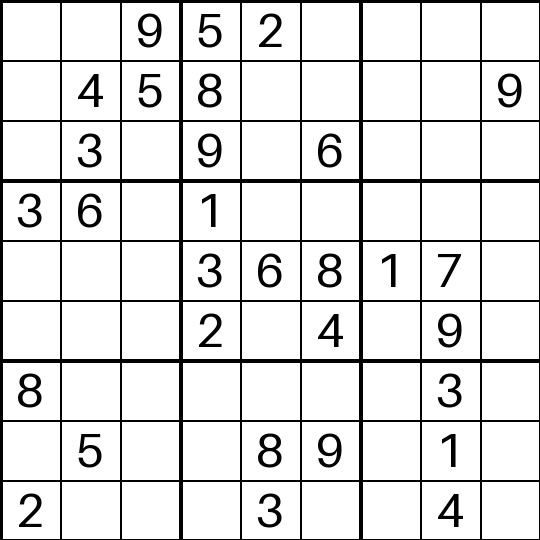

Here is the Python script that generated this plot:
import numpy as np
import gym
from gym import spaces
from PIL import Image, ImageDraw, ImageFont
import random

class SudokuEnv(gym.Env):
    metadata = {'render.modes': ['human']}

    def __init__(self, puzzle=None, cell_size=60, line_width=2, subgrid_line_width=4, font_size=48, num_clues=30):
        """
        Initialize the Sudoku environment.

        Args:
            puzzle (np.ndarray or None): A 9x9 numpy array representing the Sudoku puzzle. 
                                         0 denotes empty cells. If None, a random puzzle is generated.
            cell_size (int): Size of each cell in rendered image.
            line_width (int): Width of normal grid lines.
            subgrid_line_width (int): Width of thicker lines separating 3x3 subgrids.
            font_size (int): Font size for numbers in rendering.
            num_clues (int): Approximate number of clues to remain in the randomly generated puzzle.
                             The final number of clues may vary slightly.
        """
        super(SudokuEnv, self).__init__()
        
        self.action_space = spaces.MultiDiscrete([9, 9, 9])
        self.observation_space = spaces.Box(low=0, high=9, shape=(9,9), dtype=np.int32)
        
        self.cell_size = cell_size
        self.line_width = line_width
        self.subgrid_line_width = subgrid_line_width
        self.font_size = font_size
        self.num_clues = num_clues

        self.board_size = cell_size * 9
        
        # If puzzle is None, generate a random puzzle
        if puzzle is None:
            self.initial_puzzle = self._generate_puzzle(num_clues=self.num_clues)
        else:
            assert puzzle.shape == (9,9), "Puzzle must be a 9x9 grid"
            self.initial_puzzle = puzzle.copy()

        self.current_puzzle = None
        self.done = False
        
        try:
            self.font = ImageFont.truetype("arial.ttf", font_size)
        except:
            # Fallback if arial.ttf is not available
            self.font = ImageFont.load_default(size=font_size)

    def reset(self):
        self.current_puzzle = self.initial_puzzle.copy()
        self.done = False
        return self._get_observation()

    def step(self, action):
        if self.done:
            return self._get_observation(), 0, True, {}
        
        row, col, val = action
        reward = 0

        if self.current_puzzle[row, col] != 0:
            # Cell already filled
            reward = -1
        else:
            # Check legality
            if self._is_legal(row, col, val):
                self.current_puzzle[row, col] = val
                reward = 1
            else:
                reward = -1

        if self._is_solved():
            self.done = True

        return self._get_observation(), reward, self.done, {}

    def render(self, mode='human'):
        img = Image.new('RGB', (self.board_size, self.board_size), 'white')
        draw = ImageDraw.Draw(img)

        # Draw the grid lines
        for i in range(10):
            line_thickness = self.subgrid_line_width if i % 3 == 0 else self.line_width
            x = i * self.cell_size
            draw.line([(x, 0), (x, self.board_size)], fill='black', width=line_thickness)
            y = i * self.cell_size
            draw.line([(0, y), (self.board_size, y)], fill='black', width=line_thickness)

        # Draw the numbers
        for i in range(9):
            for j in range(9):
                val = self.current_puzzle[i, j]
                if val != 0:
                    text = str(val)
                    left, top, right, bottom = self.font.getbbox(text)
                    w = right - left
                    h = bottom - top
                    cell_x = j * self.cell_size
                    cell_y = i * self.cell_size
                    x_pos = cell_x + (self.cell_size - w) / 2
                    # Adjust y_pos so the number is centered vertically, or at least nicely placed
                    # Currently just placing at top; let's center in cell
                    y_pos = cell_y
                    draw.text((x_pos, y_pos), text, fill='black', font=self.font)

        return img

    def _get_observation(self):
        return self.current_puzzle.copy()

    def _is_legal(self, row, col, val):
        # Check row
        if val in self.current_puzzle[row, :]:
            return False
        # Check column
        if val in self.current_puzzle[:, col]:
            return False
        # Check 3x3 sub-grid
        box_row = (row // 3) * 3
        box_col = (col // 3) * 3
        if val in self.current_puzzle[box_row:box_row+3, box_col:box_col+3]:
            return False
        return True

    def _is_solved(self):
        if np.any(self.current_puzzle == 0):
            return False
        for i in range(9):
            row_vals = self.current_puzzle[i, :]
            col_vals = self.current_puzzle[:, i]
            if (len(set(row_vals)) != 9) or (len(set(col_vals)) != 9):
                return False
        for box_row in range(0,9,3):
            for box_col in range(0,9,3):
                box = self.current_puzzle[box_row:box_row+3, box_col:box_col+3].flatten()
                if len(set(box)) != 9:
                    return False
        return True

    def _check_safe(self, grid, row, col, val):
        # Check row
        if val in grid[row, :]:
            return False
        # Check column
        if val in grid[:, col]:
            return False
        # Check 3x3 box
        box_row = (row // 3) * 3
        box_col = (col // 3) * 3
        if val in grid[box_row:box_row+3, box_col:box_col+3]:
            return False
        return True

    def _solve_randomly(self, grid):
        # Find the next empty cell (marked by 0)
        indices = np.where(grid == 0)
        if len(indices[0]) == 0:
            # No empty cells, solution found
            return True
        
        row = indices[0][0]
        col = indices[1][0]

        # Try digits 1 to 9 in random order
        digits = list(range(1, 10))
        random.shuffle(digits)
        for val in digits:
            if self._check_safe(grid, row, col, val):
                grid[row, col] = val
                if self._solve_randomly(grid):
                    return True
                # Backtrack
                grid[row, col] = 0
        return False

    def generate_random_solution(self,):
        """
        Generate a completely random valid Sudoku solution using backtracking.
        
        Returns:
            solution (np.ndarray): A 9x9 numpy array representing a valid Sudoku solution.
        """
        solved = False
        while not solved:
            grid = np.zeros((9, 9), dtype=np.int32)
            solved = self._solve_randomly(grid)
        return grid
    
    def _generate_puzzle(self, num_clues=30):
        """
        Generate a random Sudoku puzzle by:
        1. Starting from a known valid Sudoku solution.
        2. Applying random transformations that preserve validity.
        3. Removing digits to achieve the desired number of clues.

        This approach yields more diverse puzzles than the fixed solution approach.

        Args:
            num_clues (int): The desired number of clues to keep. The final puzzle may not 
                            have exactly this number, but it will be close.

        Returns:
            puzzle (np.ndarray): A 9x9 Sudoku puzzle with given number of clues.
        """
        # A known valid Sudoku solution
        solution = self.generate_random_solution()
        # np.array([
        #     [5,3,4,6,7,8,9,1,2],
        #     [6,7,2,1,9,5,3,4,8],
        #     [1,9,8,3,4,2,5,6,7],
        #     [8,5,9,7,6,1,4,2,3],
        #     [4,2,6,8,5,3,7,9,1],
        #     [7,1,3,9,2,4,8,5,6],
        #     [9,6,1,5,3,7,2,8,4],
        #     [2,8,7,4,1,9,6,3,5],
        #     [3,4,5,2,8,6,1,7,9]
        # ], dtype=np.int32)

        puzzle = solution.copy()

        # Apply random transformations

        # 1. Randomly swap entire row bands
        # A row band is a group of three rows: [0-2], [3-5], [6-8]
        row_bands = [0,1,2]  # band indices
        np.random.shuffle(row_bands)
        new_order = []
        for band in row_bands:
            new_order.extend([band*3, band*3+1, band*3+2])
        puzzle = puzzle[new_order, :]

        # 2. Randomly swap entire column bands
        col_bands = [0,1,2]
        np.random.shuffle(col_bands)
        new_order = []
        for band in col_bands:
            new_order.extend([band*3, band*3+1, band*3+2])
        puzzle = puzzle[:, new_order]

        # 3. Randomly swap rows within each band
        for band_start in [0,3,6]:
            rows = [band_start, band_start+1, band_start+2]
            np.random.shuffle(rows)
            puzzle[band_start:band_start+3, :] = puzzle[rows, :]

        # 4. Randomly swap columns within each band
        for band_start in [0,3,6]:
            cols = [band_start, band_start+1, band_start+2]
            np.random.shuffle(cols)
            puzzle[:, band_start:band_start+3] = puzzle[:, cols]

        # 5. Randomly permute the digits 1-9
        # Create a mapping of digits: 
        # for example {1:9, 2:3, ...} to shuffle digits
        digits = [1,2,3,4,5,6,7,8,9]
        np.random.shuffle(digits)
        mapping = {original: new for original, new in zip(range(1,10), digits)}
        # Apply the mapping
        for r in range(9):
            for c in range(9):
                val = puzzle[r,c]
                if val != 0:
                    puzzle[r,c] = mapping[val]

        # Now remove random cells to achieve approximately num_clues clues
        # Generate a list of all cell positions
        cells = [(r,c) for r in range(9) for c in range(9)]
        random.shuffle(cells)

        cells_to_remove = 81 - num_clues
        for i in range(cells_to_remove):
            r, c = cells[i]
            puzzle[r, c] = 0

        return puzzle

if __name__ == "__main__":
    env = SudokuEnv()
    env.reset()
    img = env.render()
    img.show()

    img.save('./sudoku.png')  # Displays the board if you're running this locally
